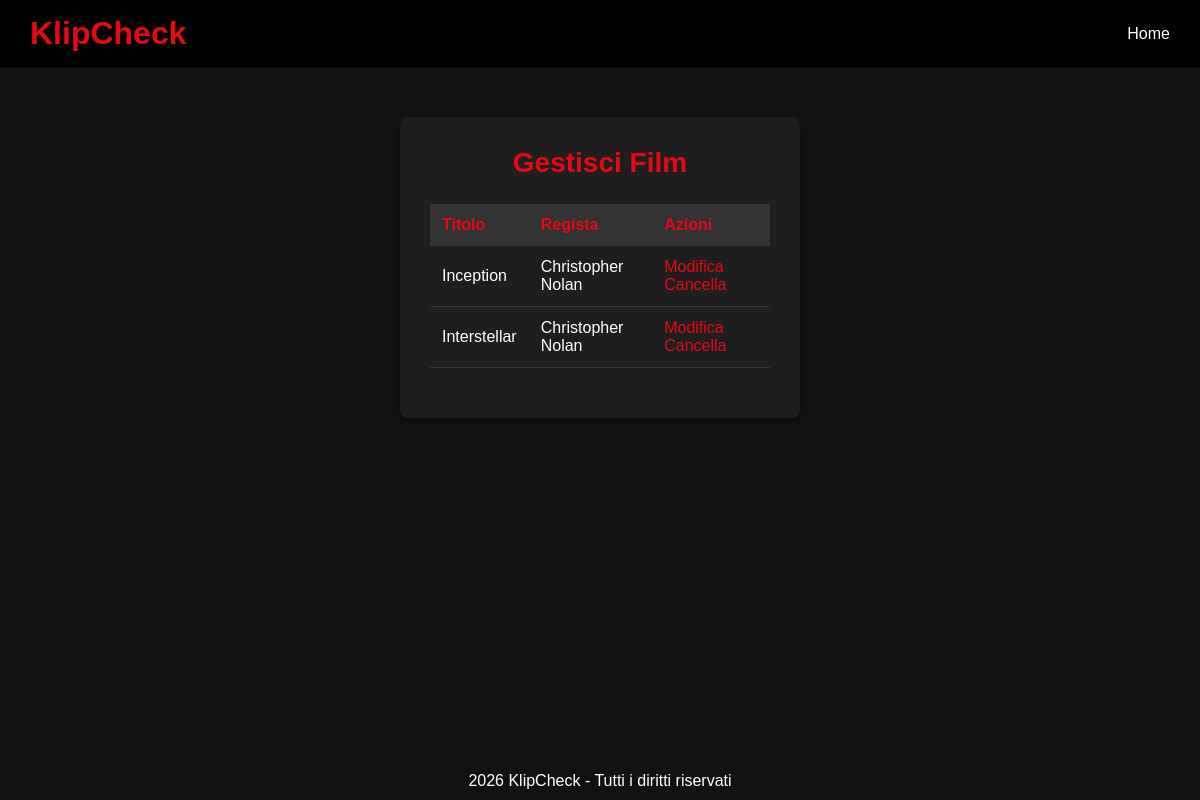
Page /KlipCheck/GestisciFilm.php (signed in) on the earlier database version.
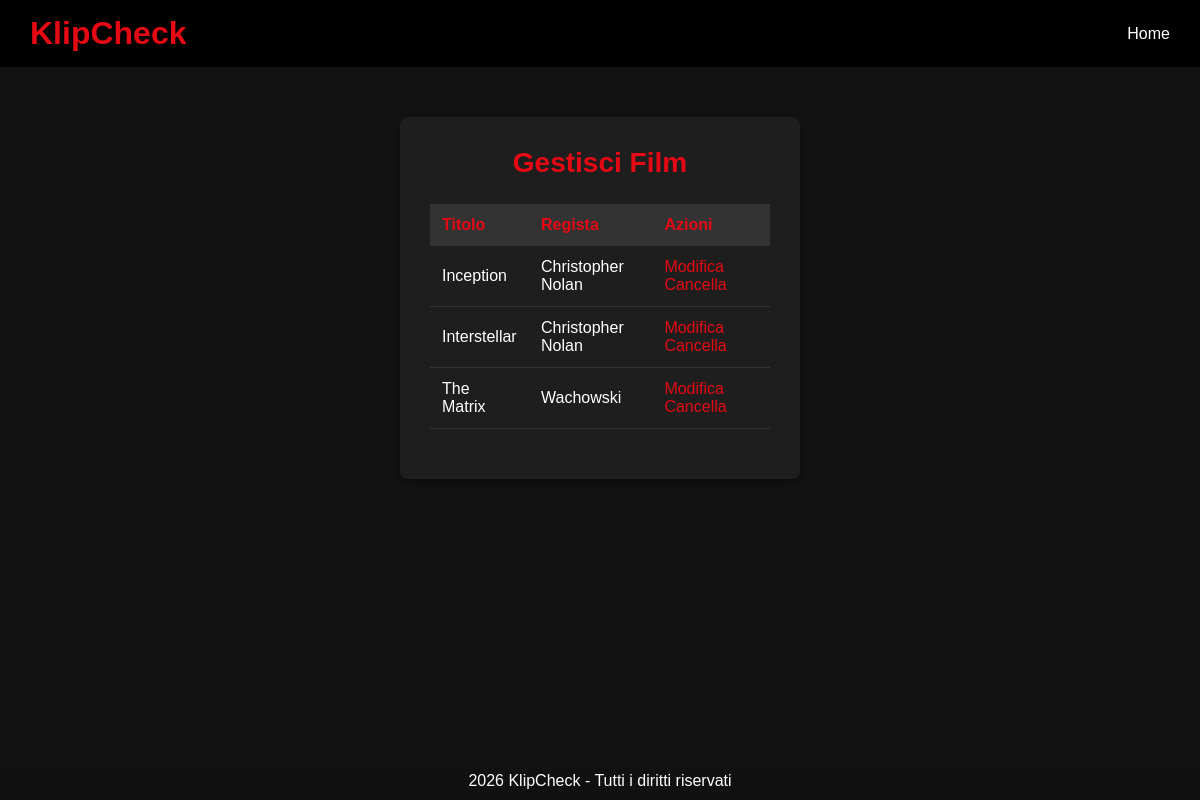
Same page on the later database version.
### tables this page shows
CREATE TABLE film (
  id INT AUTO_INCREMENT PRIMARY KEY,
  titolo VARCHAR(40) NOT NULL,
  trama TEXT NOT NULL,
  locandina VARCHAR(500),
  trailer VARCHAR(500),
  piattaforme VARCHAR(100),
  cast TEXT,
  regista VARCHAR(50)
);

### KlipCheck/GestisciFilm.php (the view, shortened to what this page needs)
<?php
$db = new PDO("mysql:host=localhost;dbname=klipcheckdb;charset=utf8mb4", "root", "mysql");
$db->setAttribute(PDO::ATTR_ERRMODE, PDO::ERRMODE_EXCEPTION);
$films = $db->query("SELECT id, titolo, regista FROM film ORDER BY titolo")->fetchAll(PDO::FETCH_ASSOC);
?>
<!DOCTYPE html>
<html lang="it">
<head>
    <link rel="stylesheet" href="style.css">
</head>
<body>
<header>
    <h1>KlipCheck</h1>
    <nav>
        <a href="index.php">Home</a>
    </nav>
</header>
<div class="container">
    <div class="login-box">
        <h2 class="login-title">Gestisci Film</h2>
        <?php if (empty($films)): ?>
            <p>Nessun film presente nel database.</p>
        <?php else: ?>
            <table style="width:100%; border-collapse: collapse; margin-bottom:20px;">
                <thead>
                    <tr style="background-color:#333;">
                        <th style="padding:12px; text-align:left; color:#e50914;">Titolo</th>
                        <th style="padding:12px; text-align:left; color:#e50914;">Regista</th>
                        <th style="padding:12px; text-align:left; color:#e50914;">Azioni</th>
                    </tr>
                </thead>
                <tbody>
                    <?php foreach ($films as $film): ?>
                    <tr style="border-bottom:1px solid #333;">
                        <td style="padding:12px;"><?php echo $film['titolo']; ?></td>
                        <td style="padding:12px;"><?php echo $film['regista']; ?></td>
                        <td style="padding:12px;">
                            <a href="?edit=<?php echo $film['id']; ?>" style="color:#e50914; margin-right:10px;">Modifica</a>
                            <a href="?delete=<?php echo $film['id']; ?>" onclick="return confirm('Cancellare il film?')" style="color:#e50914;">Cancella</a>
                        </td>
                    </tr>
                    <?php endforeach; ?>
                </tbody>
            </table>
        <?php endif; ?>
    </div>
</div>
<footer>
    <p>2026 KlipCheck - Tutti i diritti riservati</p>
</footer>
</body>
</html>

Differences in the rows shown:
added film: titolo "The Matrix", regista "Wachowski"
